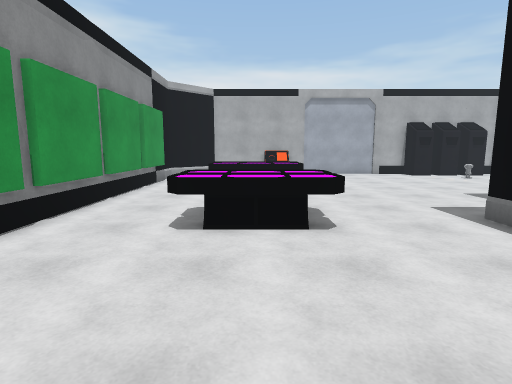
View 1 (above)

15 first-person views from a walk through a scene from a Unity 3-D project. The camera is 1.5 m above the floor, tilts 8° down and sees 80° across. The floor is counted in squares, 1 m on a side. Each view is taken from the middle of a square. On the plan, view 1 faces up. The plan holds only what a view shows up to about 15 squares ahead; the rest is blank. The place goes on beyond the plan. The player character is not drawn. Door leaves are left out, so doorways stand open.

View 2
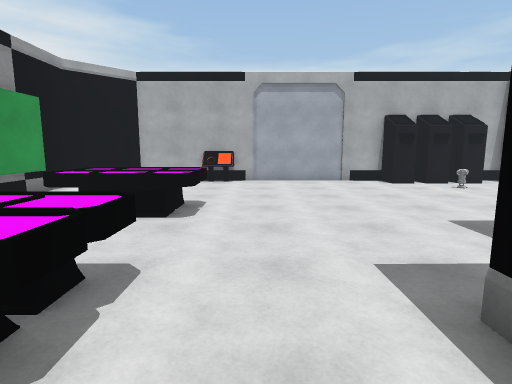

View 3
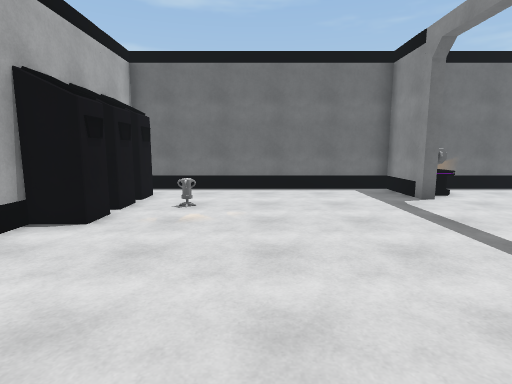

View 4
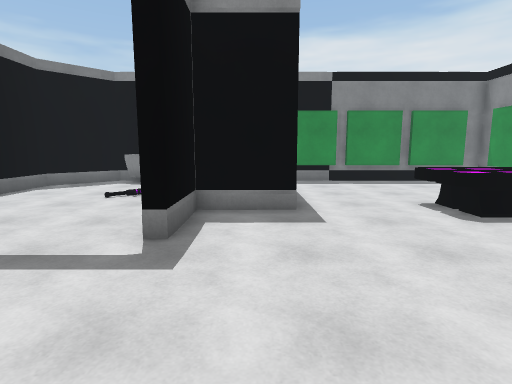

View 5
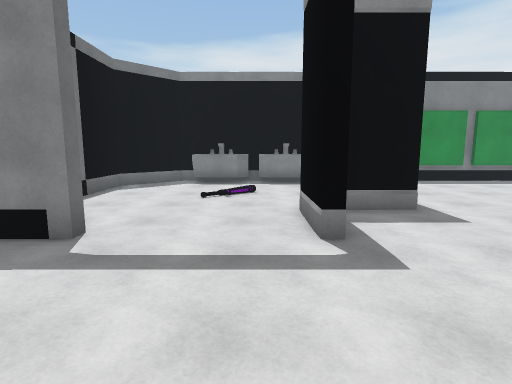

View 6
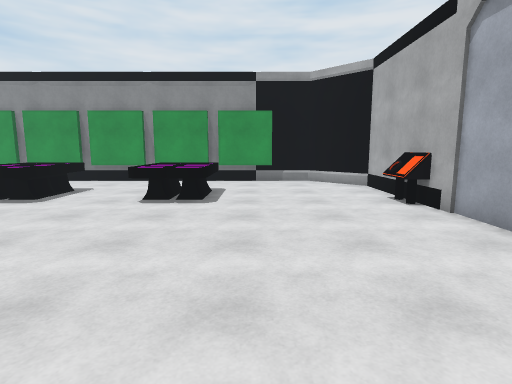

View 7
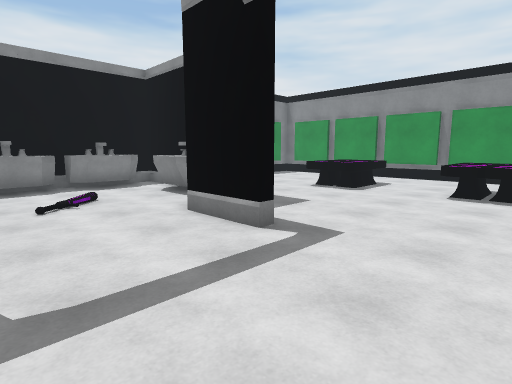

View 8
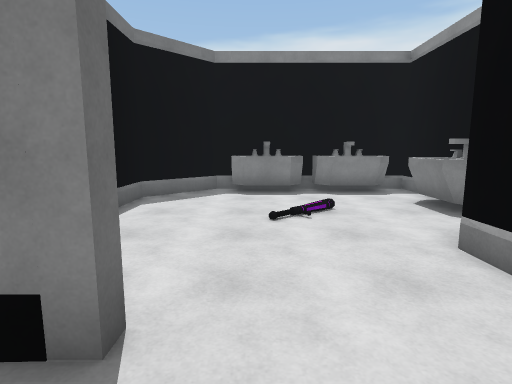

View 9
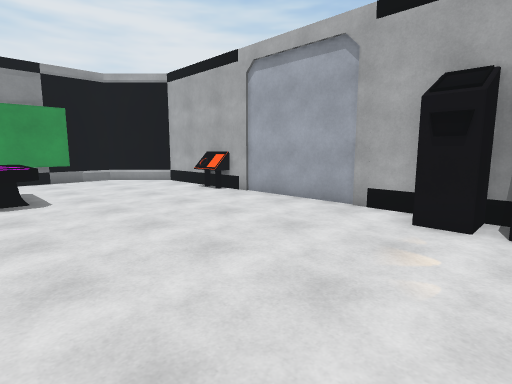

View 10
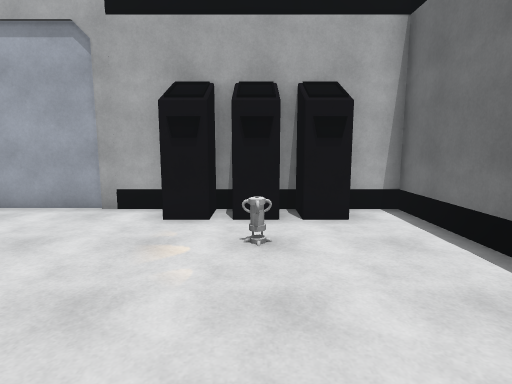

View 11
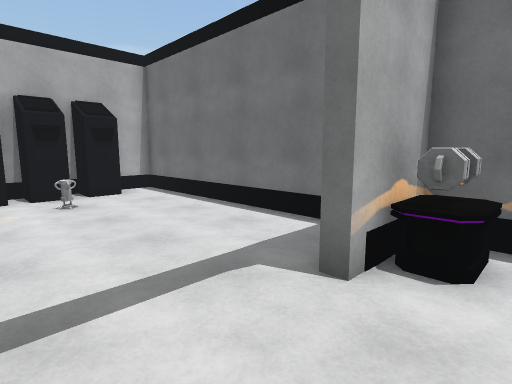

View 12
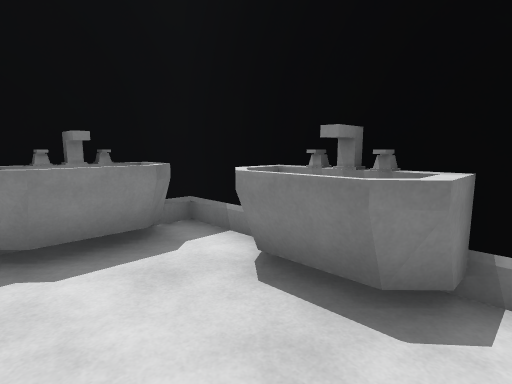

View 13
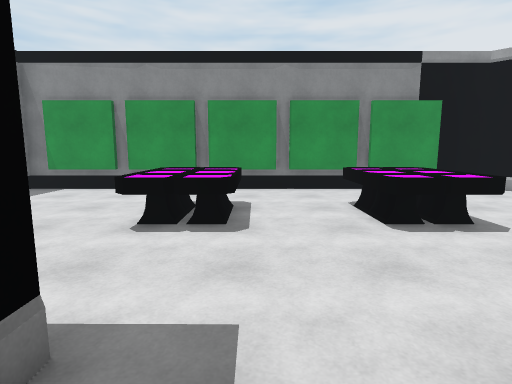

View 14
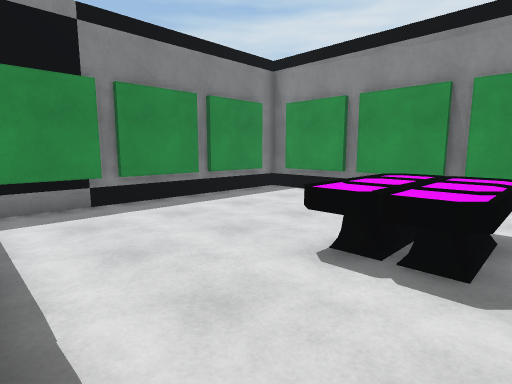

View 15
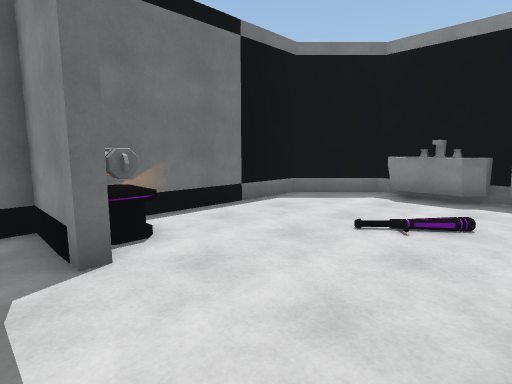

### Floor plan
Points are (right, up) in squares from view 1. A wall is a line through its corners. A room is listed if a view was taken in it or the views show most of it. See-through windows are left out.
Room 1 (views 1, 2, 3, 4, 5, 6, 7, 8, 9, 10, 11, 12, 13, 14, 15)
walls: (5, 5.8) (5, 6.5) (7.5, 6.5) (7.5, 9) (7.9, 9) (7.9, 6.5); (5.4, 4.9) (5.4, -0.6) (12.5, -0.6) (14.6, 1.5) (14.6, 8.6) (12.1, 8.6) (12.1, 9) (14.6, 9) (14.6, 18.6) (-2.5, 18.6) (-4.6, 16.5) (-4.6, 5); (-4.4, 8.9) (-4.4, 6.2); (-4.4, 11.9) (-4.4, 9.2); (2.1, -0.4) (4.4, -0.4); (-4.4, 5.9) (-4.4, 3.2); (2.1, 18.6) (1.8, 17.9); (2, 18.6) (2, 17.9); (1.2, 18.5) (1.2, 18); (-4.6, 3.9) (-4.6, -0.6) (4.4, -0.6); (-4.4, 14.9) (-4.4, 12.2); (-0.9, -0.4) (1.8, -0.4); (-4.4, 2.9) (-4.4, 0.2); (-3.9, -0.4) (-1.2, -0.4)
low walls: (1.8, 17.9) (0.5, 17.9)
objects: table (-2, 6); table (-2, 7); table (-2, 11); table (-2, 11) to (-1, 12); table (-1, 6); table (-1, 6) to (0, 7); table (0, 7); table (0, 11); table (0, 11) to (1, 12); table (1, 6) to (2, 7); table (1, 12); table (2, 7); table (2, 11); table (2, 12); sink (6, 0) to (8, 1); sink (6, 2) to (7, 4); sink (9, 0) to (12, 1); locker (9, 18); locker (10, 18) to (11, 18); other object (11, 16); locker (12, 18) to (13, 18); other object (13, 8) to (14, 8)

Positions as (right, up) in squares from view 1, and headings:
1: (0, 0), facing up
2: (3, 4), facing up
3: (3, 14), facing right
4: (6, 14), facing down
5: (9, 14), facing down
6: (10, 14), facing left
7: (12, 13), facing down-left
8: (11, 11), facing down
9: (11, 11), facing up-left
10: (11, 11), facing up
11: (9, 7), facing up-right
12: (9, 5), facing down-left
13: (7, 8), facing left
14: (5, 8), facing down-left
15: (8, 10), facing down-right
